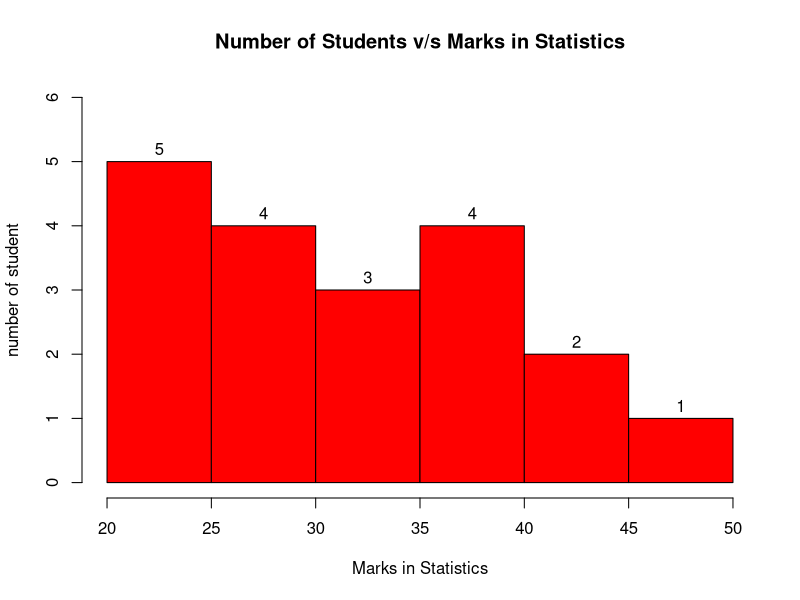

This chart was generated by the following R code:
x<- c(21,22,23,24,21,26,28,28,27,31,32,33,36,38,39,37,42,44,49)
hist(x,ylim=c(0,6),xlim=c(20,50),xlab="Marks in Statistics", ylab="number of student",col="red",main="Number of Students v/s Marks in Statistics",labels= TRUE)

summary(x)

find_mode<- function(x)
{
  counter <- c()
  i <- 1
  for(num1 in x[1: (length(x) - 1)])
  {
    i<- i + 1
    j<- 1
    for(num2 in x[i: length(x)])
    {
      if(num1 == num2) 
        j<- j + 1
    }
    counter<- c(counter, j)
  }
  counter
  
  data<- max(counter) 
  
  mode_vec<- c() 
  
  for(num in 1: length(counter))
  {
    if(data == counter[num])
      mode_vec<- c(mode_vec, x[num])
  }
  return(mode_vec)
}
print(find_mode(x))